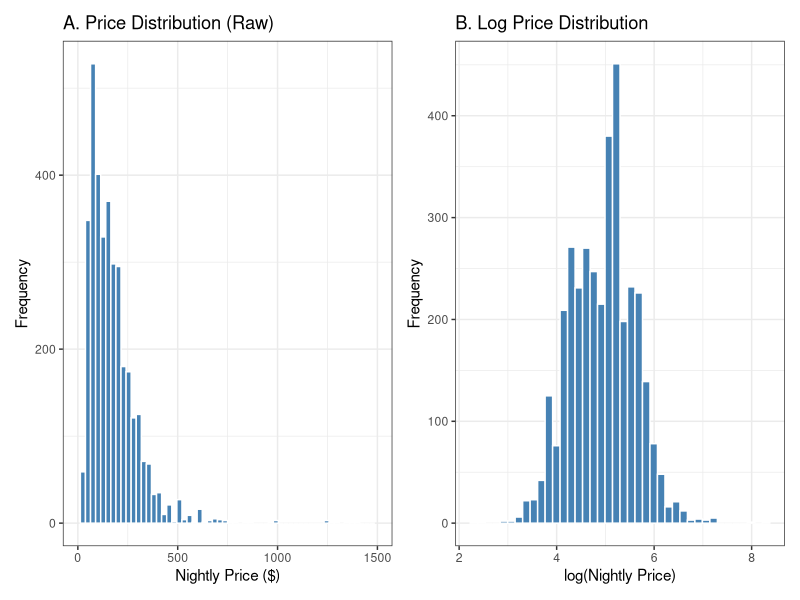
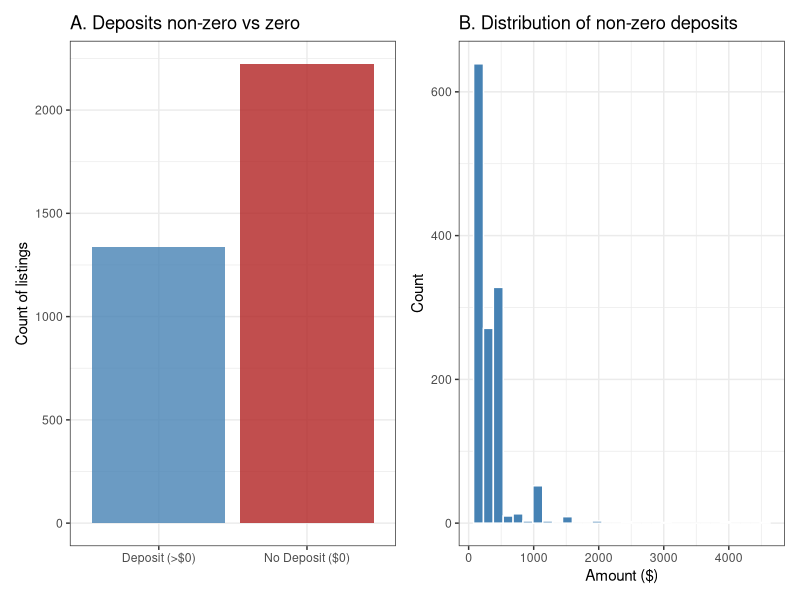
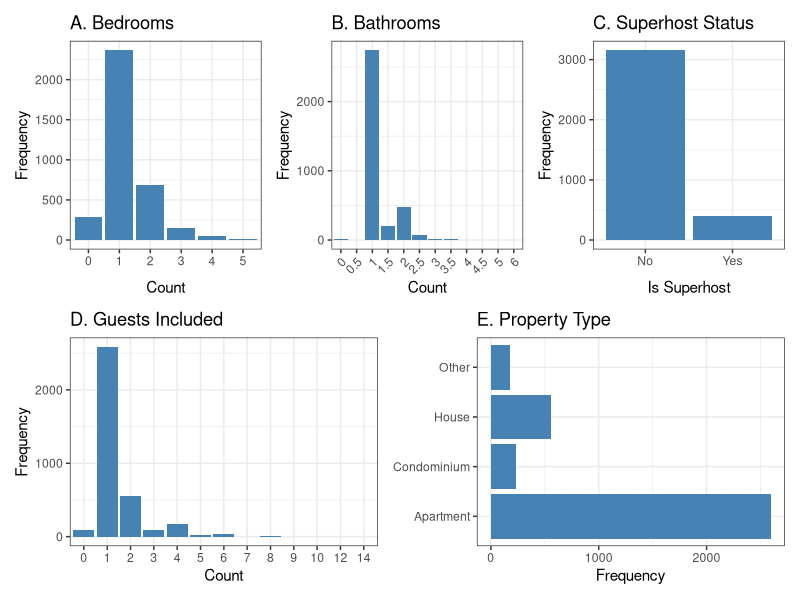
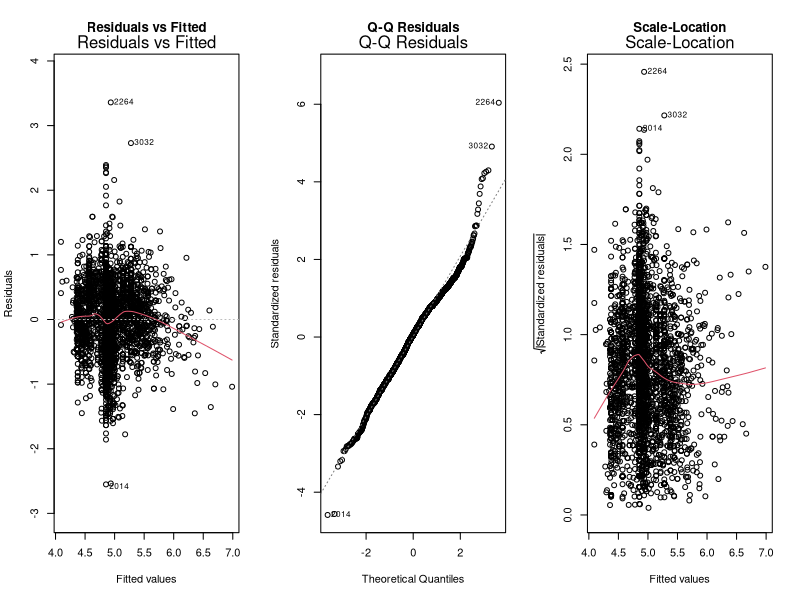
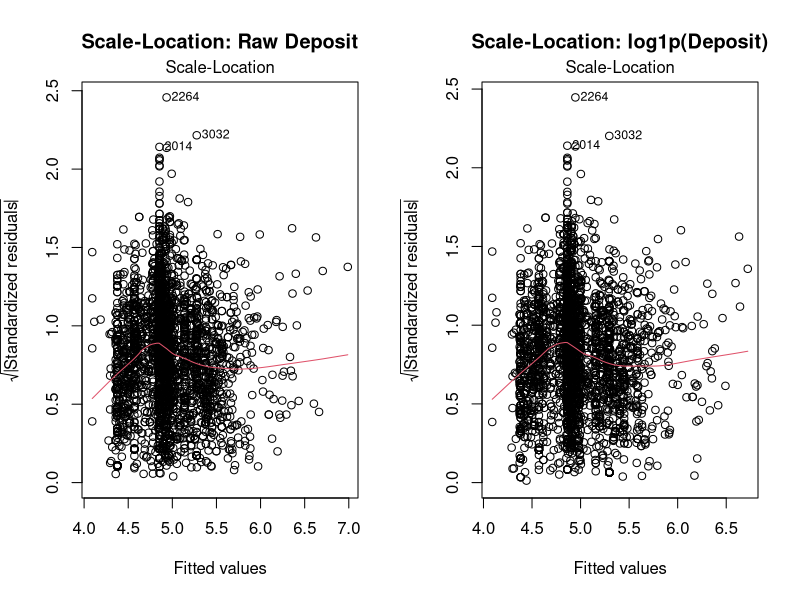
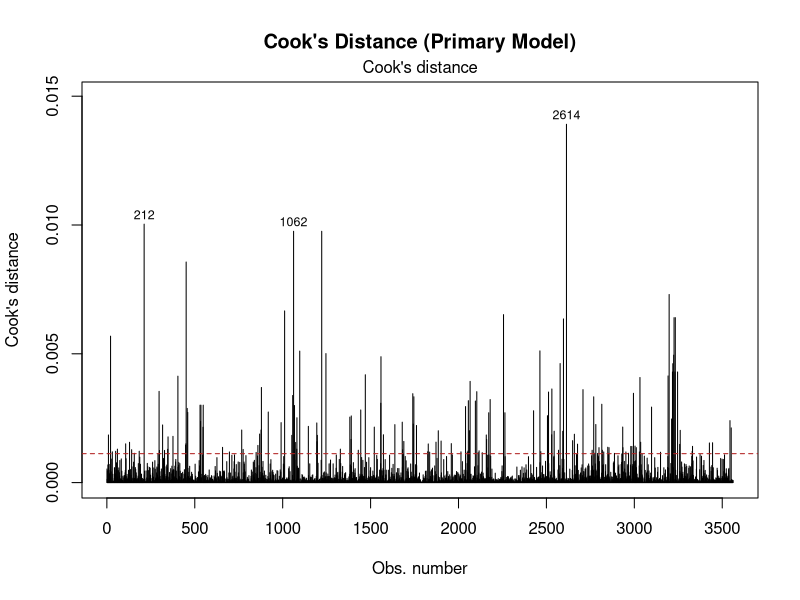
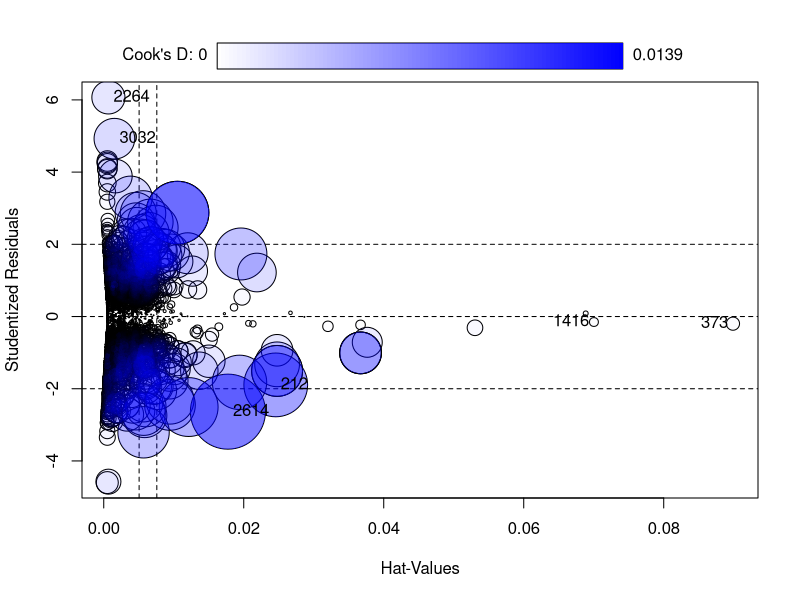
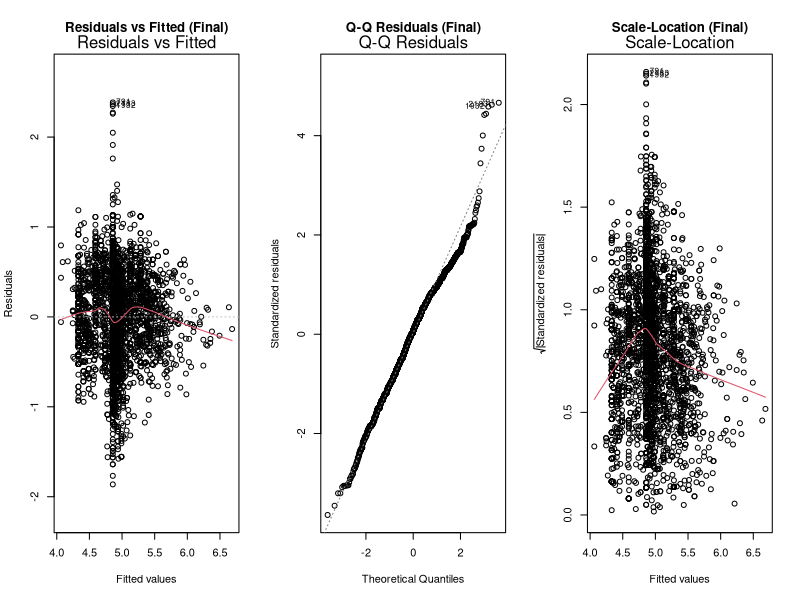

The R source for these figures, in order:
## ---- chunk 1
knitr::opts_chunk$set(echo = FALSE, message = FALSE, warning = FALSE)

library(dplyr)
library(readr)
library(ggplot2)
library(patchwork)
library(knitr)
library(car)

# Load and prepare data
df <- as.data.frame(
  read_csv("data/cleaned/listings_cleaned.csv") %>%
    mutate(
      property_type = factor(property_type,
                             levels = c("Apartment", "Condominium",
                                        "House", "Other")),
      host_is_superhost = factor(
        ifelse(host_is_superhost == TRUE, "t", "f"),
        levels = c("f", "t"))
    )
)
## ---- chunk 2
p1a <- ggplot(df, aes(x = price)) +
  geom_histogram(bins = 60, fill = "steelblue", colour = "white") +
  labs(title = "A. Price Distribution (Raw)",
       x = "Nightly Price ($)", y = "Frequency") +
  xlim(0, 1500) +
  theme_bw()

p1b <- ggplot(df, aes(x = log_price)) +
  geom_histogram(bins = 40, fill = "steelblue", colour = "white") +
  labs(title = "B. Log Price Distribution",
       x = "log(Nightly Price)", y = "Frequency") +
  theme_bw()

p1a + p1b
## ---- chunk 3
p2a <- ggplot(df,
              aes(x = factor(ifelse(security_deposit == 0,
                                    "No Deposit ($0)",
                                    "Deposit (>$0)")))) +
  geom_bar(fill = c("steelblue", "firebrick"), alpha = 0.8) +
  labs(title = "A. Deposits non-zero vs zero",
       x = "", y = "Count of listings") +
  theme_bw()

p2b <- ggplot(subset(df, security_deposit > 0),
              aes(x = security_deposit)) +
  geom_histogram(fill = "steelblue", colour = "white", bins = 30) +
  labs(title = "B. Distribution of non-zero deposits",
       x = "Amount ($)", y = "Count") +
  theme_bw()

p2a + p2b
## ---- chunk 4
p3a <- ggplot(df, aes(x = factor(bedrooms))) +
  geom_bar(fill = "steelblue") +
  labs(title = "A. Bedrooms", x = "Count", y = "Frequency") +
  theme_bw()

p3b <- ggplot(df, aes(x = factor(bathrooms))) +
  geom_bar(fill = "steelblue") +
  labs(title = "B. Bathrooms", x = "Count", y = "Frequency") +
  theme_bw() +
  theme(axis.text.x = element_text(angle = 45, hjust = 1))

p3c <- ggplot(df, aes(x = host_is_superhost)) +
  geom_bar(fill = "steelblue") +
  scale_x_discrete(labels = c("f" = "No", "t" = "Yes")) +
  labs(title = "C. Superhost Status",
       x = "Is Superhost", y = "Frequency") +
  theme_bw()

p3d <- ggplot(df, aes(x = factor(guests_included))) +
  geom_bar(fill = "steelblue") +
  labs(title = "D. Guests Included", x = "Count", y = "Frequency") +
  theme_bw()

p3e <- ggplot(df, aes(y = property_type)) +
  geom_bar(fill = "steelblue") +
  labs(title = "E. Property Type", x = "Frequency", y = NULL) +
  theme_bw()

(p3a + p3b + p3c) / (p3d + p3e)
## ---- chunk 5
# Fit primary model
model_primary <- lm(
  log_price ~ bedrooms + bathrooms + guests_included +
    property_type + host_is_superhost + security_deposit,
  data = df
)

summary_primary <- summary(model_primary)
## ---- chunk 6
# Coefficient table
coef_df <- as.data.frame(summary_primary$coefficients)
ci       <- confint(model_primary)

coef_table <- data.frame(
  Predictor = c("Intercept", "Bedrooms", "Bathrooms",
                "Guests Included", "Condominium vs Apt",
                "House vs Apt", "Other vs Apt",
                "Superhost (t vs f)", "Security Deposit"),
  Estimate   = round(coef_df[, "Estimate"], 4),
  Std_Error  = round(coef_df[, "Std. Error"], 4),
  t_value    = round(coef_df[, "t value"], 3),
  p_value    = round(coef_df[, "Pr(>|t|)"], 4)
)
rownames(coef_table) <- NULL

kable(coef_table,
      col.names = c("Predictor", "Estimate", "Std. Error",
                    "t-value", "p-value"),
      caption = "Primary model regression coefficients.
      Reference category for property type is Apartment.",
      digits = 4)
## ---- chunk 7
# Model fit statistics
fit_table <- data.frame(
  Statistic = c("R-squared", "Adjusted R-squared",
                "F-statistic", "p-value", "N"),
  Value = c(
    round(summary_primary$r.squared, 4),
    round(summary_primary$adj.r.squared, 4),
    round(summary_primary$fstatistic[1], 2),
    "< 0.001",
    nrow(df)
  )
)

kable(fit_table,
      col.names = c("Statistic", "Value"),
      caption = "Primary model fit statistics.")
## ---- chunk 8
par(mfrow = c(1, 3))
plot(model_primary, which = 1,
     main = "Residuals vs Fitted", sub = "")
plot(model_primary, which = 2,
     main = "Q-Q Residuals", sub = "")
plot(model_primary, which = 3,
     main = "Scale-Location", sub = "")
par(mfrow = c(1, 1))
## ---- chunk 9
# Fit transformation comparison model (on full data, for transformation decision)
model_log_deposit <- lm(
  log_price ~ bedrooms + bathrooms + guests_included +
    property_type + host_is_superhost + log1p(security_deposit),
  data = df
)

# Log transform of bedrooms and bathrooms (for transformation decision)
model_log_rooms <- lm(
  log_price ~ log1p(bedrooms) + log1p(bathrooms) + guests_included +
    property_type + host_is_superhost + security_deposit,
  data = df
)

# Power transform confirmation (on full data)
pt_result <- car::powerTransform(
  price ~ bedrooms + bathrooms + guests_included +
    property_type + host_is_superhost + security_deposit,
  data = df
)

# Cook's Distance and influential observation removal (from primary model)
cooks_d         <- cooks.distance(model_primary)
threshold       <- 4 / nrow(df)
influential_idx <- which(cooks_d > threshold)
df_final        <- df[-influential_idx, ]

# Refit full model on cleaned data (post-outlier removal)
model_no_inf <- lm(
  log_price ~ bedrooms + bathrooms + guests_included +
    property_type + host_is_superhost + security_deposit,
  data = df_final
)

# Stepwise selection on cleaned data (CORRECT order: outliers removed first)
model_step_aic <- step(model_no_inf, direction = "backward",
                       trace = 0)
model_step_bic <- step(model_no_inf, direction = "backward",
                       trace = 0, k = log(nrow(df_final)))

# AIC of model_no_inf vs model_no_inf without superhost (for prose reporting)
model_no_superhost_clean <- lm(
  log_price ~ bedrooms + bathrooms + guests_included +
    property_type + security_deposit,
  data = df_final
)

aic_with    <- AIC(model_no_inf)
aic_without <- AIC(model_no_superhost_clean)
bic_with    <- BIC(model_no_inf)
bic_without <- BIC(model_no_superhost_clean)

# VIF on the final predictor set (no superhost), clean data
vif_vals <- car::vif(model_no_superhost_clean)
## ---- chunk 10
par(mfrow = c(1, 2))
plot(model_primary,     which = 3,
     main = "Scale-Location: Raw Deposit", sub = "")
plot(model_log_deposit, which = 3,
     main = "Scale-Location: log1p(Deposit)", sub = "")
par(mfrow = c(1, 1))
## ---- chunk 11
plot(model_primary, which = 4,
     main = "Cook's Distance (Primary Model)", sub = "")
abline(h = threshold, col = "firebrick", lty = 2)
## ---- chunk 12
car::influencePlot(model_primary)
## ---- chunk 13
# Fit final model on cleaned data
model_final <- lm(
  log_price ~ bedrooms + bathrooms + guests_included +
    property_type + security_deposit,
  data = df_final
)

summary_final <- summary(model_final)
## ---- chunk 14
coef_df <- as.data.frame(summary_final$coefficients)
ci      <- confint(model_final, level = 0.95)

final_table <- data.frame(
  Predictor  = c("Intercept", "Bedrooms", "Bathrooms",
                 "Guests Included", "Condominium vs Apt",
                 "House vs Apt", "Other vs Apt",
                 "Security Deposit"),
  Estimate   = round(coef_df[, "Estimate"], 4),
  Std_Error  = round(coef_df[, "Std. Error"], 4),
  CI_Lower   = round(ci[, 1], 4),
  CI_Upper   = round(ci[, 2], 4),
  t_value    = round(coef_df[, "t value"], 3),
  p_value    = round(coef_df[, "Pr(>|t|)"], 4),
  Pct_Change = round((exp(coef_df[, "Estimate"]) - 1) * 100, 2)
)
rownames(final_table) <- NULL

kable(final_table,
      col.names = c("Predictor", "Estimate", "Std. Error",
                    "95% CI Lower", "95% CI Upper",
                    "t-value", "p-value", "% Change"),
      caption   = "Final model coefficients, standard errors,
      95% confidence intervals, p-values, and percentage change in
      nightly price. Reference category for property type is Apartment.",
      digits    = 4)
## ---- chunk 15
perf_table <- data.frame(
  Metric = c("R-squared", "Adjusted R-squared", "AIC", "BIC",
             "Residual Std. Error", "F-statistic", "p-value", "N"),
  Primary_Model = c(
    round(summary_primary$r.squared, 4),
    round(summary_primary$adj.r.squared, 4),
    round(AIC(model_primary), 2),
    round(BIC(model_primary), 2),
    round(summary_primary$sigma, 4),
    round(summary_primary$fstatistic[1], 2),
    "< 2.2e-16",
    nrow(df)
  ),
  Final_Model = c(
    round(summary_final$r.squared, 4),
    round(summary_final$adj.r.squared, 4),
    round(AIC(model_final), 2),
    round(BIC(model_final), 2),
    round(summary_final$sigma, 4),
    round(summary_final$fstatistic[1], 2),
    "< 2.2e-16",
    nrow(df_final)
  )
)

kable(perf_table,
      col.names = c("Metric", "Primary Model", "Final Model"),
      caption   = "Model performance comparison between the
      primary model (6 predictors, n = 3,561) and the final model
      (5 predictors, n = 3,400).")
## ---- chunk 16
par(mfrow = c(1, 3))
plot(model_final, which = 1,
     main = "Residuals vs Fitted (Final)", sub = "")
plot(model_final, which = 2,
     main = "Q-Q Residuals (Final)", sub = "")
plot(model_final, which = 3,
     main = "Scale-Location (Final)", sub = "")
par(mfrow = c(1, 1))
## ---- chunk 17
plot(model_final, which = 4,
     main = "Cook's Distance (Final Model)", sub = "")
abline(h = 4 / nrow(df_final), col = "firebrick", lty = 2)
